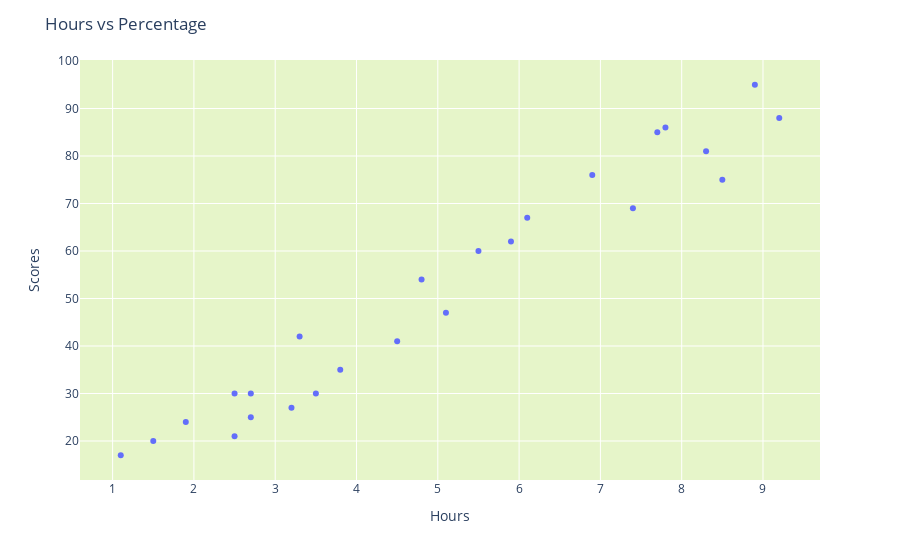

Here is the notebook cell this chart was saved with:
### Code cell
#visualising the data to find the relationship
fig = px.scatter(df, x="Hours", y="Scores")
fig.update_layout(title_text='Hours vs Percentage')
fig.update_layout(plot_bgcolor="rgb(230,245,201)")
fig.show()

### Figure 1 — Plotly figure (JSON) as saved in the notebook; plotly's stock layout.template omitted (floating-point values rounded to 4 significant figures)
{"data": [{"hovertemplate": "Hours=%{x}<br>Scores=%{y}<extra></extra>", "legendgroup": "", "marker": {"color": "#636efa", "symbol": "circle"}, "mode": "markers", "name": "", "orientation": "v", "showlegend": false, "type": "scatter", "x": [2.5, 5.1, 3.2, 8.5, 3.5, 1.5, 9.2, 5.5, 8.3, 2.7, 7.7, 5.9, 4.5, 3.3, 1.1, 8.9, 2.5, 1.9, 6.1, 7.4, 2.7, 4.8, 3.8, 6.9, 7.8], "xaxis": "x", "y": [21, 47, 27, 75, 30, 20, 88, 60, 81, 25, 85, 62, 41, 42, 17, 95, 30, 24, 67, 69, 30, 54, 35, 76, 86], "yaxis": "y"}], "layout": {"legend": {"tracegroupgap": 0}, "margin": {"t": 60}, "plot_bgcolor": "rgb(230,245,201)", "title": {"text": "Hours vs Percentage"}, "xaxis": {"anchor": "y", "domain": [0, 1], "title": {"text": "Hours"}}, "yaxis": {"anchor": "x", "domain": [0, 1], "title": {"text": "Scores"}}}}
